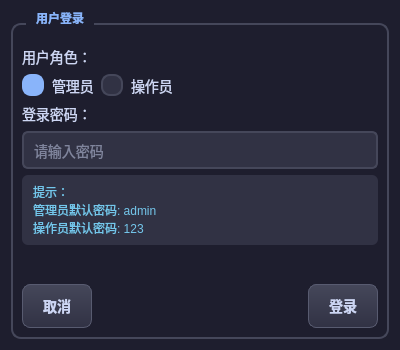
<?xml version="1.0" encoding="UTF-8"?>
<ui version="4.0">
 <class>LoginDialog</class>
 <widget class="QDialog" name="LoginDialog">
  <property name="geometry">
   <rect>
    <x>0</x>
    <y>0</y>
    <width>400</width>
    <height>350</height>
   </rect>
  </property>
  <property name="minimumSize">
   <size>
    <width>400</width>
    <height>350</height>
   </size>
  </property>
  <property name="maximumSize">
   <size>
    <width>400</width>
    <height>350</height>
   </size>
  </property>
  <property name="windowTitle">
   <string>用户登录</string>
  </property>
  <property name="styleSheet">
   <string notr="true">QDialog {
    background-color: #1e1e2e;
    color: #cdd6f4;
}

QGroupBox {
    color: #89b4fa;
    font-weight: bold;
    border: 2px solid #45475a;
    border-radius: 10px;
    margin-top: 12px;
    padding-top: 12px;
}

QGroupBox::title {
    subcontrol-origin: margin;
    left: 15px;
    padding: 0 8px;
}

QLabel {
    color: #cdd6f4;
    font-size: 14px;
}

QLineEdit {
    background-color: #313244;
    color: #cdd6f4;
    border: 2px solid #45475a;
    border-radius: 6px;
    padding: 8px;
    font-size: 14px;
}

QLineEdit:focus {
    border: 2px solid #89b4fa;
}

QPushButton {
    background-color: qlineargradient(x1:0, y1:0, x2:0, y2:1, stop:0 #45475a, stop:1 #313244);
    color: #cdd6f4;
    border: 1px solid #585b70;
    border-radius: 8px;
    padding: 10px 20px;
    font-weight: bold;
    font-size: 14px;
}

QPushButton:hover {
    background-color: qlineargradient(x1:0, y1:0, x2:0, y2:1, stop:0 #585b70, stop:1 #45475a);
    border: 1px solid #74c7ec;
}

QPushButton:pressed {
    background-color: #45475a;
}

QRadioButton {
    color: #cdd6f4;
    font-size: 14px;
    spacing: 8px;
}

QRadioButton::indicator {
    width: 18px;
    height: 18px;
}

QRadioButton::indicator:checked {
    background-color: #89b4fa;
    border: 2px solid #89b4fa;
    border-radius: 9px;
}

QRadioButton::indicator:unchecked {
    background-color: #313244;
    border: 2px solid #45475a;
    border-radius: 9px;
}</string>
  </property>
  <layout class="QVBoxLayout" name="verticalLayout">
   <item>
    <widget class="QGroupBox" name="groupBox">
     <property name="title">
      <string>用户登录</string>
     </property>
     <layout class="QVBoxLayout" name="verticalLayout_2">
      <item>
       <layout class="QVBoxLayout" name="verticalLayout_3">
        <item>
         <widget class="QLabel" name="label">
          <property name="text">
           <string>用户角色：</string>
          </property>
         </widget>
        </item>
        <item>
         <layout class="QHBoxLayout" name="horizontalLayout">
          <item>
           <widget class="QRadioButton" name="roleAdminBtn">
            <property name="text">
             <string>管理员</string>
            </property>
            <property name="checked">
             <bool>true</bool>
            </property>
           </widget>
          </item>
          <item>
           <widget class="QRadioButton" name="roleOperatorBtn">
            <property name="text">
             <string>操作员</string>
            </property>
           </widget>
          </item>
          <item>
           <spacer name="horizontalSpacer">
            <property name="orientation">
             <enum>Qt::Horizontal</enum>
            </property>
            <property name="sizeHint" stdset="0">
             <size>
              <width>40</width>
              <height>20</height>
             </size>
            </property>
           </spacer>
          </item>
         </layout>
        </item>
       </layout>
      </item>
      <item>
       <layout class="QVBoxLayout" name="verticalLayout_4">
        <item>
         <widget class="QLabel" name="label_2">
          <property name="text">
           <string>登录密码：</string>
          </property>
         </widget>
        </item>
        <item>
         <widget class="QLineEdit" name="passwordEdit">
          <property name="echoMode">
           <enum>QLineEdit::Password</enum>
          </property>
          <property name="placeholderText">
           <string>请输入密码</string>
          </property>
         </widget>
        </item>
       </layout>
      </item>
      <item>
       <widget class="QLabel" name="hintLabel">
        <property name="styleSheet">
         <string notr="true">QLabel#hintLabel {
    color: #74c7ec;
    font-size: 12px;
    padding: 8px;
    background-color: #313244;
    border-radius: 6px;
}</string>
        </property>
        <property name="text">
         <string>提示：
管理员默认密码: admin
操作员默认密码: 123</string>
        </property>
        <property name="wordWrap">
         <bool>true</bool>
        </property>
       </widget>
      </item>
      <item>
       <spacer name="verticalSpacer">
        <property name="orientation">
         <enum>Qt::Vertical</enum>
        </property>
        <property name="sizeHint" stdset="0">
         <size>
          <width>20</width>
          <height>20</height>
         </size>
        </property>
       </spacer>
      </item>
      <item>
       <layout class="QHBoxLayout" name="horizontalLayout_2">
        <item>
         <widget class="QPushButton" name="cancelBtn">
          <property name="text">
           <string>取消</string>
          </property>
         </widget>
        </item>
        <item>
         <spacer name="horizontalSpacer_2">
          <property name="orientation">
           <enum>Qt::Horizontal</enum>
          </property>
          <property name="sizeHint" stdset="0">
           <size>
            <width>40</width>
            <height>20</height>
           </size>
          </property>
         </spacer>
        </item>
        <item>
         <widget class="QPushButton" name="loginBtn">
          <property name="text">
           <string>登录</string>
          </property>
          <property name="default">
           <bool>true</bool>
          </property>
         </widget>
        </item>
       </layout>
      </item>
     </layout>
    </widget>
   </item>
  </layout>
 </widget>
 <resources/>
 <connections/>
</ui>
